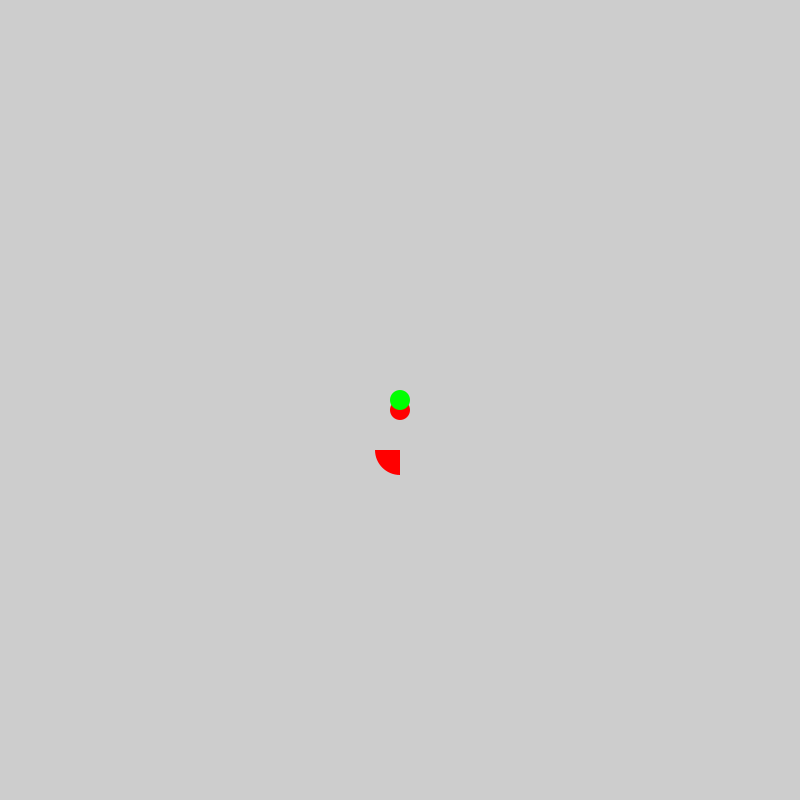
Frame 1 (no input)
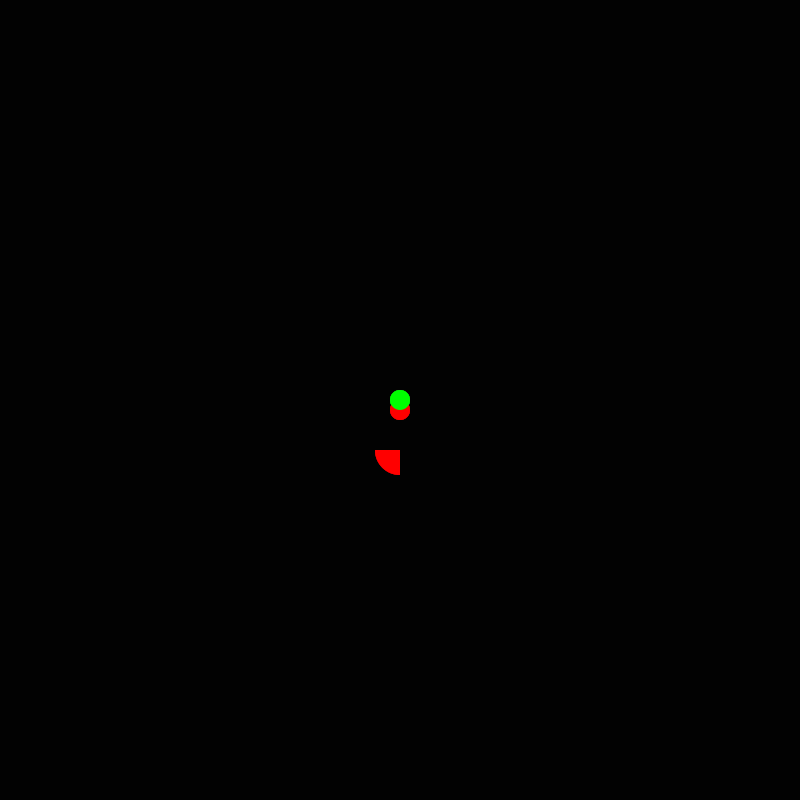
Frame 60 (the mouse pressed at the canvas centre just before this capture)
Frame 120 (the mouse held since frame 60 and released just before this capture): identical to frame 60, image omitted

The Processing sketch that drew these frames (run headless with seeded random() and noise(); from frame 60 on, the mouse is pressed at the canvas centre):

// Processing sketch: processing_69582
// ── processing_69582.pde

int     radius;
float	frequency, position, positionAdder;
float   posOne, posTwo;
int     posFlower;

float [] yPos = new float [9];

void setup() {
  size(800, 800);
  background(255);
  smooth();

  //Sets the magnitude
  radius        = 300;

  //Sets rate of motion
  frequency     = 200;

  //Provides initial position value
  position      = 0;
  
  posFlower=0;

  //**This is important**
  //This specifies the increment taken for each draw cycle
  //A way to think of this is that we are taking a circle, which is two pi in radians
  //And breaking it up into 44,100 pieces (see http://en.wikipedia.org/wiki/44,100_Hz)
  //Our frequency is then saying how many steps to take around the circle each cycle
  //And positionAdder is that incremental value in radians
  positionAdder = ( (float)frequency / 44100) * TWO_PI;
}

void draw() {

  noStroke();


  fill(0, 50);
  rect(0, 0, width, height);

  // Move the origin to the center of screen
  translate(width/2, height/2);

  //Increment the position of the object
  position += positionAdder;

  // Red Circle
  rotate(PI/2.0);
  fill(255, 0, 0);
  posOne = oscillationPositive(position);
  ellipse(10, posFlower, 20, 20);
  arc(50, posFlower, 50, 50, 0, HALF_PI);
  
  // Green
  fill(0, 255, 0);
  posTwo = oscillationNegative(position);
  ellipse(0, posFlower, 20, 20);



  //rotating all objects 90 degrees (or PI/2.0) that follow this function
  //for info on translate, rotation, etc. check this out: http://processing.org/learning/transform2d/
}

//Instead of creating a function that is void (ie returns nothing)
//Here are two functions that return a float value

float oscillationPositive(float position) {

  float pos = sin(position);
  pos = pos * radius;

  //this is to keep the variable position at or under Two Pi
  while (position > TWO_PI) { 
    position -= TWO_PI;
  }

  //this tells the function what value to return
  return pos;
}

float oscillationNegative(float position) {

  //Subtract PI to provide a value on the opposite side in radians
  float pos = sin(position-PI);
  pos = pos * radius;

  //this is to keep the variable position at or under Two Pi
  while (position > TWO_PI) { 
    position -= TWO_PI;
  }

  //this tells the function what value to return
  return pos;
}


void keyPressed() {
  if (keyCode==UP) {

    posFlower +=3;
  }
  else if (keyCode == DOWN) {
    posFlower -=3;
  }



if (frameCount % 1 == 0) {
   
    pushMatrix();
    translate(100, 100);
    rotate(radians(frameCount * 2  % 360));
     noFill();
  stroke(0, 0, 255);
  ellipse(0, posFlower, 20, 20);
    popMatrix();
  }
//  rotate(PI/2.0);
 
}
